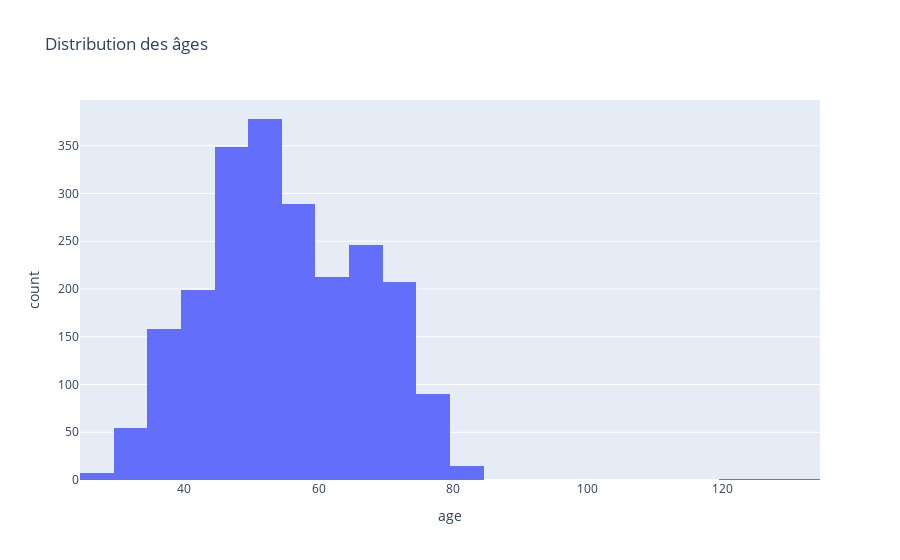

The notebook cell saved with this chart:
### Code cell
age_dist = px.histogram(data, x="age", nbins=50, title="Distribution des âges")
age_dist.show()

### Figure 1 — Plotly figure (JSON) as saved in the notebook; plotly's stock layout.template omitted (floating-point values rounded to 4 significant figures; data arrays with more than 128 entries replaced by an {"elided": "..."} marker saying what was removed)
{"data": [{"alignmentgroup": "True", "bingroup": "x", "hovertemplate": "age=%{x}<br>count=%{y}<extra></extra>", "legendgroup": "", "marker": {"color": "#636efa", "pattern": {"shape": ""}}, "name": "", "nbinsx": 50, "offsetgroup": "", "orientation": "v", "showlegend": false, "type": "histogram", "x": {"elided": "2208 int values"}, "xaxis": "x", "yaxis": "y"}], "layout": {"barmode": "relative", "legend": {"tracegroupgap": 0}, "title": {"text": "Distribution des âges"}, "xaxis": {"anchor": "y", "domain": [0, 1], "title": {"text": "age"}}, "yaxis": {"anchor": "x", "domain": [0, 1], "title": {"text": "count"}}}}
